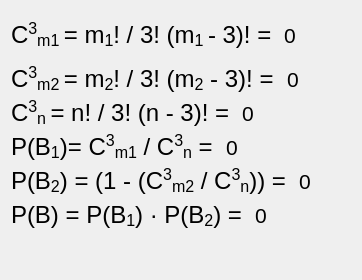
     <widget class="QWidget" name="tab_2">
      <attribute name="title">
       <string>b)</string>
      </attribute>
      <layout class="QVBoxLayout" name="verticalLayout">
       <item>
        <layout class="QHBoxLayout" name="horizontalLayout_27">
         <item>
          <widget class="QLabel" name="C3m1_7">
           <property name="font">
            <font>
             <pointsize>18</pointsize>
            </font>
           </property>
           <property name="text">
            <string>&lt;html&gt;&lt;head/&gt;&lt;body&gt;&lt;p&gt;C&lt;span style=&quot; vertical-align:super;&quot;&gt;3&lt;/span&gt;&lt;span style=&quot; vertical-align:sub;&quot;&gt;m1 &lt;/span&gt;= m&lt;span style=&quot; vertical-align:sub;&quot;&gt;1&lt;/span&gt;! / 3! (m&lt;span style=&quot; vertical-align:sub;&quot;&gt;1 &lt;/span&gt;- 3)! = &lt;/p&gt;&lt;/body&gt;&lt;/html&gt;</string>
           </property>
          </widget>
         </item>
         <item>
          <widget class="QLabel" name="C3m1_b_result">
           <property name="font">
            <font>
             <pointsize>16</pointsize>
            </font>
           </property>
           <property name="text">
            <string>0</string>
           </property>
          </widget>
         </item>
         <item>
          <spacer name="horizontalSpacer_29">
           <property name="orientation">
            <enum>Qt::Horizontal</enum>
           </property>
           <property name="sizeHint" stdset="0">
            <size>
             <width>40</width>
             <height>48</height>
            </size>
           </property>
          </spacer>
         </item>
        </layout>
       </item>
       <item>
        <layout class="QHBoxLayout" name="horizontalLayout_29">
         <item>
          <widget class="QLabel" name="C3m2_7">
           <property name="font">
            <font>
             <pointsize>18</pointsize>
            </font>
           </property>
           <property name="text">
            <string>&lt;html&gt;&lt;head/&gt;&lt;body&gt;&lt;p&gt;C&lt;span style=&quot; vertical-align:super;&quot;&gt;3&lt;/span&gt;&lt;span style=&quot; vertical-align:sub;&quot;&gt;m2 &lt;/span&gt;= m&lt;span style=&quot; vertical-align:sub;&quot;&gt;2&lt;/span&gt;! / 3! (m&lt;span style=&quot; vertical-align:sub;&quot;&gt;2&lt;/span&gt; - 3)! = &lt;/p&gt;&lt;/body&gt;&lt;/html&gt;</string>
           </property>
          </widget>
         </item>
         <item>
          <widget class="QLabel" name="C3m2_b_result">
           <property name="font">
            <font>
             <pointsize>16</pointsize>
            </font>
           </property>
           <property name="text">
            <string>0</string>
           </property>
          </widget>
         </item>
         <item>
          <spacer name="horizontalSpacer_31">
           <property name="orientation">
            <enum>Qt::Horizontal</enum>
           </property>
           <property name="sizeHint" stdset="0">
            <size>
             <width>40</width>
             <height>20</height>
            </size>
           </property>
          </spacer>
         </item>
        </layout>
       </item>
       <item>
        <layout class="QHBoxLayout" name="horizontalLayout_26">
         <item>
          <widget class="QLabel" name="C3n_7">
           <property name="font">
            <font>
             <pointsize>18</pointsize>
            </font>
           </property>
           <property name="text">
            <string>&lt;html&gt;&lt;head/&gt;&lt;body&gt;&lt;p&gt;C&lt;span style=&quot; vertical-align:super;&quot;&gt;3&lt;/span&gt;&lt;span style=&quot; vertical-align:sub;&quot;&gt;n &lt;/span&gt;= n! / 3! (n - 3)! = &lt;/p&gt;&lt;/body&gt;&lt;/html&gt;</string>
           </property>
          </widget>
         </item>
         <item>
          <widget class="QLabel" name="C3n_b_result">
           <property name="font">
            <font>
             <pointsize>16</pointsize>
            </font>
           </property>
           <property name="text">
            <string>0</string>
           </property>
          </widget>
         </item>
         <item>
          <spacer name="horizontalSpacer_28">
           <property name="orientation">
            <enum>Qt::Horizontal</enum>
           </property>
           <property name="sizeHint" stdset="0">
            <size>
             <width>40</width>
             <height>20</height>
            </size>
           </property>
          </spacer>
         </item>
        </layout>
       </item>
       <item>
        <layout class="QHBoxLayout" name="horizontalLayout_49">
         <item>
          <widget class="QLabel" name="C3n_12">
           <property name="font">
            <font>
             <pointsize>18</pointsize>
            </font>
           </property>
           <property name="text">
            <string>&lt;html&gt;&lt;head/&gt;&lt;body&gt;&lt;p&gt;P(B&lt;span style=&quot; vertical-align:sub;&quot;&gt;1&lt;/span&gt;)&lt;span style=&quot; vertical-align:sub;&quot;/&gt;= C&lt;span style=&quot; vertical-align:super;&quot;&gt;3&lt;/span&gt;&lt;span style=&quot; vertical-align:sub;&quot;&gt;m1&lt;/span&gt; / C&lt;span style=&quot; vertical-align:super;&quot;&gt;3&lt;/span&gt;&lt;span style=&quot; vertical-align:sub;&quot;&gt;n&lt;/span&gt; = &lt;/p&gt;&lt;/body&gt;&lt;/html&gt;</string>
           </property>
          </widget>
         </item>
         <item>
          <widget class="QLabel" name="Pb1_result">
           <property name="font">
            <font>
             <pointsize>16</pointsize>
            </font>
           </property>
           <property name="text">
            <string>0</string>
           </property>
          </widget>
         </item>
         <item>
          <spacer name="horizontalSpacer_50">
           <property name="orientation">
            <enum>Qt::Horizontal</enum>
           </property>
           <property name="sizeHint" stdset="0">
            <size>
             <width>40</width>
             <height>20</height>
            </size>
           </property>
          </spacer>
         </item>
        </layout>
       </item>
       <item>
        <layout class="QHBoxLayout" name="horizontalLayout_50">
         <item>
          <widget class="QLabel" name="C3n_13">
           <property name="font">
            <font>
             <pointsize>18</pointsize>
            </font>
           </property>
           <property name="text">
            <string>&lt;html&gt;&lt;head/&gt;&lt;body&gt;&lt;p&gt;P(B&lt;span style=&quot; vertical-align:sub;&quot;&gt;2&lt;/span&gt;) = (1 - (C&lt;span style=&quot; vertical-align:super;&quot;&gt;3&lt;/span&gt;&lt;span style=&quot; vertical-align:sub;&quot;&gt;m2&lt;/span&gt; / C&lt;span style=&quot; vertical-align:super;&quot;&gt;3&lt;/span&gt;&lt;span style=&quot; vertical-align:sub;&quot;&gt;n&lt;/span&gt;)) = &lt;/p&gt;&lt;/body&gt;&lt;/html&gt;</string>
           </property>
          </widget>
         </item>
         <item>
          <widget class="QLabel" name="Pb2_result">
           <property name="font">
            <font>
             <pointsize>16</pointsize>
            </font>
           </property>
           <property name="text">
            <string>0</string>
           </property>
          </widget>
         </item>
         <item>
          <spacer name="horizontalSpacer_51">
           <property name="orientation">
            <enum>Qt::Horizontal</enum>
           </property>
           <property name="sizeHint" stdset="0">
            <size>
             <width>40</width>
             <height>20</height>
            </size>
           </property>
          </spacer>
         </item>
        </layout>
       </item>
       <item>
        <layout class="QHBoxLayout" name="horizontalLayout_28">
         <item>
          <widget class="QLabel" name="label_10">
           <property name="font">
            <font>
             <pointsize>18</pointsize>
            </font>
           </property>
           <property name="text">
            <string>&lt;html&gt;&lt;head/&gt;&lt;body&gt;&lt;p&gt;P(B) = P(B&lt;span style=&quot; vertical-align:sub;&quot;&gt;1&lt;/span&gt;) · P(B&lt;span style=&quot; vertical-align:sub;&quot;&gt;2&lt;/span&gt;) = &lt;/p&gt;&lt;/body&gt;&lt;/html&gt;</string>
           </property>
          </widget>
         </item>
         <item>
          <widget class="QLabel" name="Pb_result">
           <property name="font">
            <font>
             <pointsize>16</pointsize>
            </font>
           </property>
           <property name="text">
            <string>0</string>
           </property>
          </widget>
         </item>
         <item>
          <spacer name="horizontalSpacer_30">
           <property name="orientation">
            <enum>Qt::Horizontal</enum>
           </property>
           <property name="sizeHint" stdset="0">
            <size>
             <width>40</width>
             <height>20</height>
            </size>
           </property>
          </spacer>
         </item>
        </layout>
       </item>
       <item>
        <spacer name="verticalSpacer_3">
         <property name="orientation">
          <enum>Qt::Vertical</enum>
         </property>
         <property name="sizeHint" stdset="0">
          <size>
           <width>20</width>
           <height>40</height>
          </size>
         </property>
        </spacer>
       </item>
      </layout>
     </widget>
